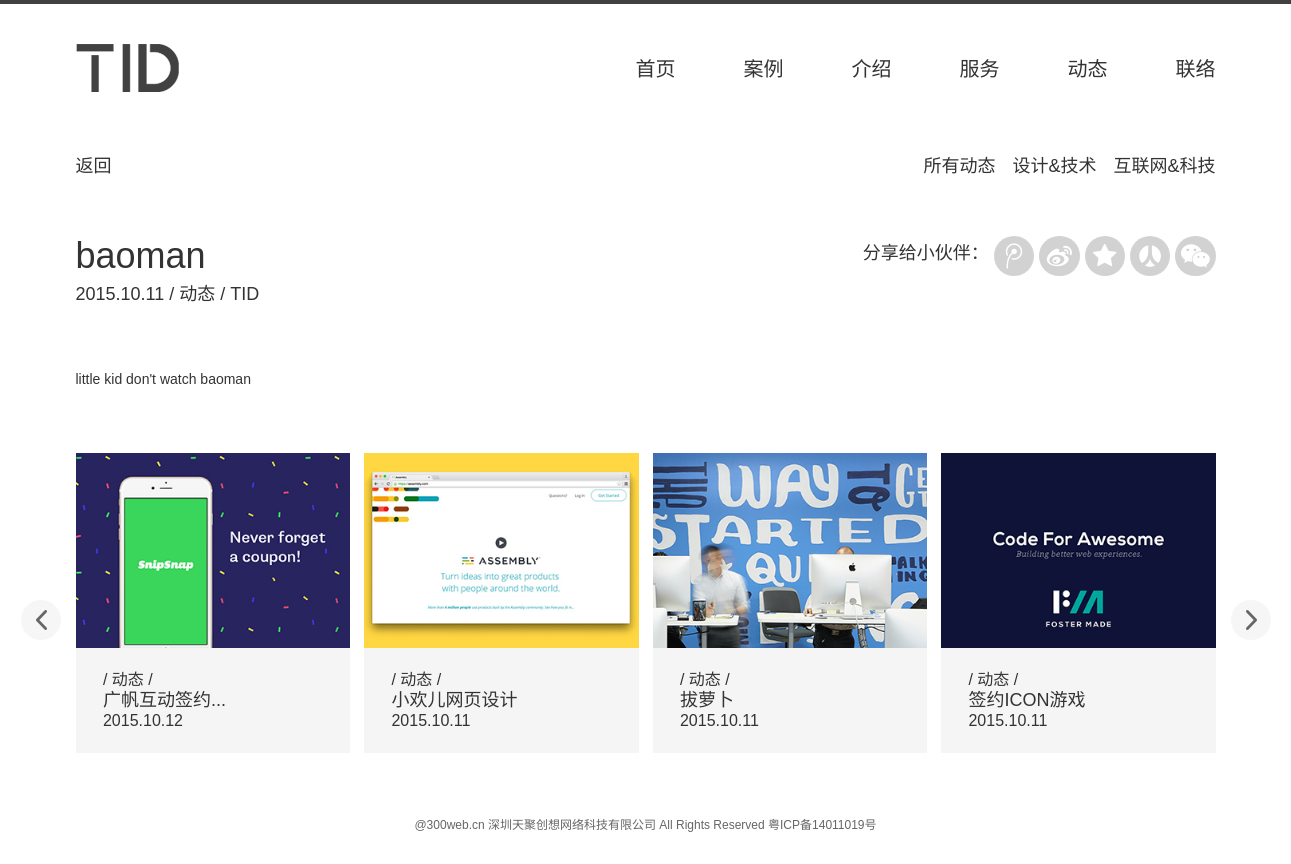
The app's page /tidapp/blogs/4/ with its own data.
### tidapp/models.py (models this page shows, shortened)
class News(models.Model):
    title = models.CharField('标题', max_length=128)
    pub_date = models.DateTimeField('发布日期')
    views = models.IntegerField('浏览次数', default=0)
    description = models.TextField('内容')
    image = models.ImageField('上传图片', upload_to='news', help_text="请上传 344*244 像素的图片")
    design = 'design'
    internet = 'internet'
    news_choices = (
        (design, '设计'),
        (internet, '互联网'),
    )
    news_category = models.CharField('文章分类', max_length=8, choices=news_choices, default=design)

### tidapp/views.py (the view)
# urls.py: url(r'^blogs/(?P<news_id>[0-9]+)/$', views.blogs, name='blogs'),
def blogs(request, news_id):
    context_dict = {}
    latest_news_list = News.objects.order_by('-pub_date')
    blogs = get_object_or_404(News, pk=news_id)
    context_dict['latest_news_list'] = latest_news_list
    context_dict['blogs'] = blogs
    blogs.views = blogs.views + 1
    blogs.save()
    return render(request, 'tidapp/blogs.html', context_dict)

### tidapp/templates/tidapp/blogs.html (shortened to what this page needs)
{% extends "layout.html" %}
{% load staticfiles %}
{% block content %}
    <div class="container blogs-breadcrumb">
      <div class="pull-right">
        <a href="{% url 'news' %}">所有动态</a>
        <a href="{% url 'design' %}">设计&技术</a>
        <a href="{% url 'internet' %}">互联网&科技</a>
      </div>
      <a href="{% url 'news' %}"><span>返回</span></a>
    </div>
    <div class="container blogs-infor">
      <div class="pull-right hidden-xs">
        <span>分享给小伙伴：</span>
        <a href='javascript:window.open("http://s.jiathis.com/?webid=tqq&url={% url 'blogs' blogs.id %}&title={{ blogs.title }}&uid=&jid=&pic=&summary=,天聚创想网站建设是一家运用互联网思维建设网络平台的新型网站建设公司，初创团队来自腾讯、迅雷、阿里巴巴，团队具有深厚的互联网背景与经验，专业的网站建设团队为您提供深...", "腾讯网ishare", "height=600, width=560,toolbar=no,menubar=no,scrollbars=no,resizable=yes,location=no,status=no,top=200,left=200")' class="tqq" title="分享到腾讯微博"><i class="fa fa-tencent-weibo fa-lg"></i></a>
        <a href='javascript:window.open("http://s.jiathis.com/?webid=tsina&url={% url 'blogs' blogs.id %}&title={{ blogs.title }}&uid=&jid=&pic=&summary=,天聚创想网站建设是一家运用互联网思维建设网络平台的新型网站建设公司，初创团队来自腾讯、迅雷、阿里巴巴，团队具有深厚的互联网背景与经验，专业的网站建设团队为您提供深...", "新浪网ishare", "height=600, width=560,toolbar=no,menubar=no,scrollbars=no,resizable=yes,location=no,status=no,top=200,left=200")' class="tsina" title="分享到腾讯微博"><i class="fa fa-weibo fa-lg"></i></a>
        <a href='javascript:window.open("http://s.jiathis.com/?webid=qzone&url=http://www.guangfan.com/11243.html&title={{ blogs.title }}&uid=&jid=&pic=&summary=,天聚创想网站建设是一家运用互联网思维建设网络平台的新型网站建设公司，初创团队来自腾讯、迅雷、阿里巴巴，团队具有深厚的互联网背景与经验，专业的网站建设团队为您提供深...", "腾讯网ishare", "height=600, width=560,toolbar=no,menubar=no,scrollbars=no,resizable=yes,location=no,status=no,top=200,left=200")' class="qzone" title="分享到腾讯微博"><i class="fa fa-star fa-lg"></i></a>
        <a href='javascript:window.open("http://s.jiathis.com/?webid=renren&url=http://www.guangfan.com/11243.html&title={{ blogs.title }}&uid=&jid=&pic=&summary=,天聚创想网站建设是一家运用互联网思维建设网络平台的新型网站建设公司，初创团队来自腾讯、迅雷、阿里巴巴，团队具有深厚的互联网背景与经验，专业的网站建设团队为您提供深...", "腾讯网ishare", "height=600, width=560,toolbar=no,menubar=no,scrollbars=no,resizable=yes,location=no,status=no,top=200,left=200")' class="renren" title="分享到腾讯微博"><i class="fa fa-renren fa-lg"></i></a>
        <a id="weixin-contact" href="#"><i class="fa fa-wechat fa-lg"></i><span id="pop-up"><img src="http://s.jiathis.com/qrcode.php?url={% url 'blogs' blogs.id %}"></span></a>
      </div>
      <div>
        <h1>{{ blogs.title }}</h1>
        <h4>{{ blogs.pub_date|date:"Y.m.d" }} / 动态 / TID</h4>
      </div>
    </div>
    <div class="container blogs-detail">
      <p>{{ blogs.description|safe }}</p>
    </div>
    <div class="container">
      <div id="tid-carousel2" class="carousel carousel-fade slide carousel-sec" data-ride="carousel">
        <div class="carousel-inner" role="listbox">
          <div class="item active">
            <div class="row">
            {% for news in latest_news_list|slice:"0:4" %}
              <div class="col-sm-3 col-xs-6 news-list-father">
                <a href="{% url 'blogs' news.id %}">
                  <img class="img-responsive" src="{{ news.image.url }}" alt="sec-carousel1">
                  <div class="news-list">
                    <span class="project">/ 动态 /</span>
                    <br>
                    {% if news.title|length > 10 %}
                      <span class="duties">{{ news.title|slice:":6" }}...</span>
                    {% else  %}
                      <span class="duties">{{ news.title }}</span>
                    {% endif %}
                    <br>
                    <span class="project">{{ news.pub_date|date:"Y.m.d" }}</span>
                  </div>
                </a>
              </div>
            {% endfor %}
            </div>
          </div>
        </div>
        <a class="left carousel-control work-control" id="carousel-icon" href="#tid-carousel2" role="button" data-slide="prev">
          <img class="tid-angle-left visible-lg" src="{% static 'tidapp/img/tid-angle-left.png' %}">
        </a>
        <a class="right carousel-control work-control" id="carousel-icon" href="#tid-carousel2" role="button" data-slide="next">
          <img class="tid-angle-right visible-lg" src="{% static 'tidapp/img/tid-angle-right.png' %}">
        </a>
      </div>
    </div>
{% endblock %}

### tidapp/static/tidapp/css/my-style.css (style rules this page uses)
body { font-family: "微软雅黑", Arial, sans-serif; }
.h1, .h2, .h3, .h4, .h5, .h6, h1, h2, h3, h4, h5, h6 { font-weight: normal; }
a, a:hover, a:visited, a:focus, a:active { text-decoration: none; text-decoration: none; }
.tid-angle-left, .tid-angle-right { position: absolute; top: 50%; z-index: 5; display: inline-block; margin-top: -10px; left: 50%; margin-left: -10px; }
.carousel-fade .carousel-inner .item { opacity: 0; transition-property: opacity; }
.carousel-fade .carousel-inner .active { opacity: 1; }
.carousel-fade .carousel-control { z-index: 2; }
@media all and (transform-3d), (-webkit-transform-3d) { .carousel-fade .carousel-inner > .item.next.left, .carousel-fade .carousel-inner > .item.prev.right, .carousel-fade .carousel-inner > .item.active { opacity: 1; -webkit-transform: translate3d(0, 0, 0); transform: translate3d(0, 0, 0); } }
.carousel-control { opacity: 1; color: #fff; }
.carousel-control.left, .carousel-control.right { background-image: none; }
.project { font-size: 18px; }
.duties { font-size: 12px; }
.work-control.left { left: -130px; }
.work-control.right { left: 1080px; }
.news-list { padding: 8% 10%; line-height: 20px; background-color: #f5f5f5; }
.news-list-father { margin-bottom: 14px; }
.news-list .project { font-size: 16px; }
.news-list .duties { font-size: 18px; }
.news-list-father a, .news-list-father a:visited { color: #333; text-decoration: none; }
.blogs-breadcrumb { font-size: 18px; }
.blogs-breadcrumb a, .blogs-breadcrumb a:hover, .blogs-breadcrumb a:visited, .blogs-breadcrumb a:focus, .blogs-breadcrumb a:active { color: #333333; }
.blogs-infor { font-size: 18px; margin-top: 56px; }
.blogs-infor h1 { margin-top: 0; }
.blogs-infor i { font-size: 1.4em; width: 1.6em; text-align: center; line-height: 1.6em; background: #d2d2d2; color: #fff; border-radius: 0.8em; }
.blogs-detail { margin-top: 54px; margin-bottom: 54px; font-size: 14px; line-height: 20px; }
.blogs-breadcrumb .pull-right a { padding-left: 12px; }
#weixin-contact { position: relative; }

### records on screen
News: title "baoman", pub_date "2015.10.11", description "little kid don't watch baoman"
News: image (picture), title "广帆互动签约", pub_date "2015.10.12"
News: image (picture), title "小欢儿网页设计", pub_date "2015.10.11"
News: image (picture), title "拔萝卜", pub_date "2015.10.11"
News: image (picture), title "签约ICON游戏", pub_date "2015.10.11"
